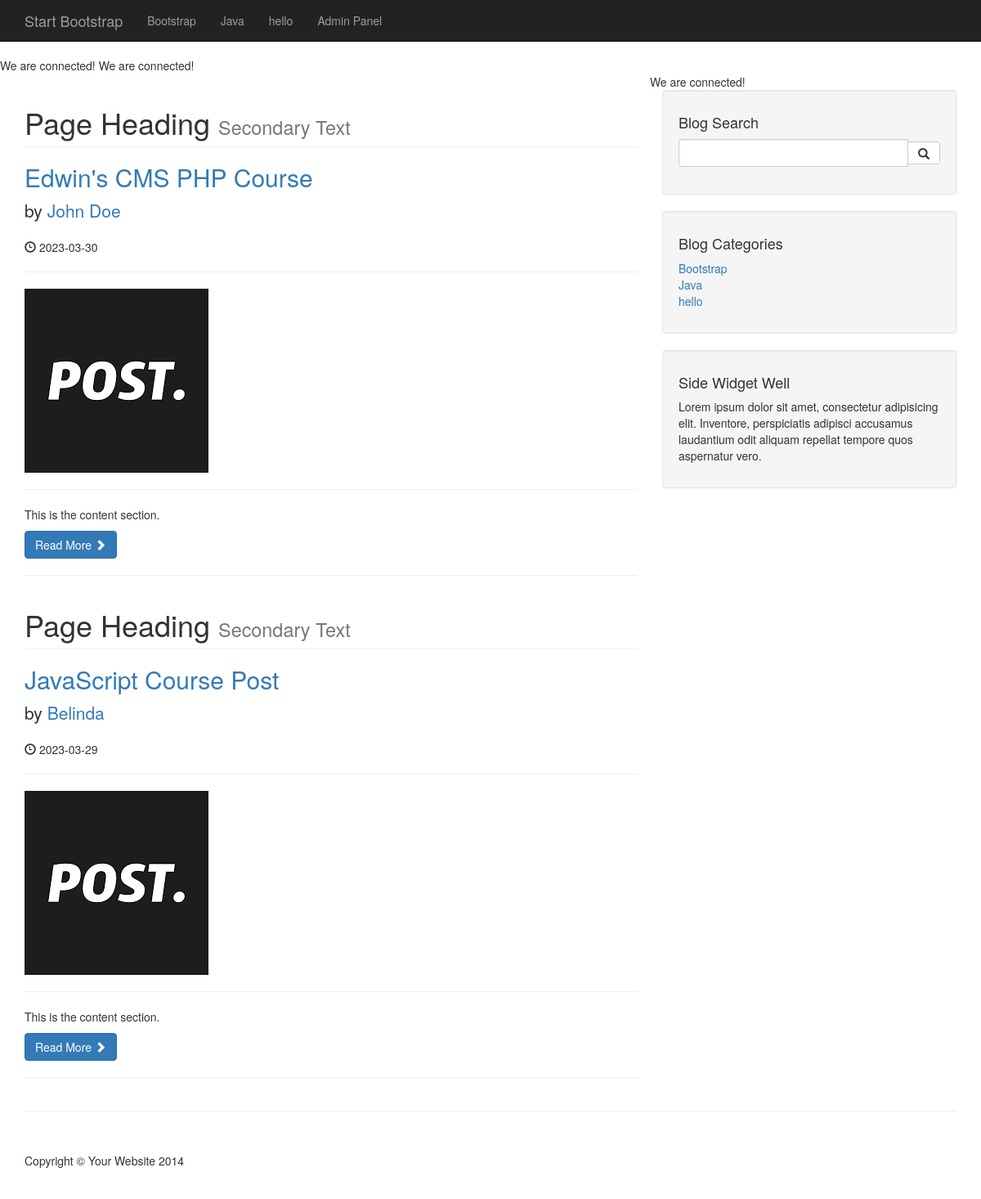
Page /cms/index.php on the committed database.
### tables this page shows
CREATE TABLE `category` (
  `cat_id` int(3) NOT NULL,
  `cat_title` varchar(32) NOT NULL
);

CREATE TABLE `posts` (
  `id` int(3) NOT NULL,
  `category_id` int(3) NOT NULL,
  `post_title` varchar(255) NOT NULL,
  `post_author` varchar(255) NOT NULL,
  `post_date` date NOT NULL,
  `post_image` text NOT NULL,
  `post_content` text NOT NULL,
  `post_tags` varchar(255) NOT NULL,
  `post_comment_count` int(11) NOT NULL,
  `post_status` varchar(255) NOT NULL DEFAULT 'draft'
);

### cms/index.php (the view)
<?php
    include "includes/db.php";
    include "includes/header.php";
?>
    <?php
        include "includes/navigation.php";
    ?>
    <div class="container">
        <div class="row">
            <div class="col-md-8">
                <?php
                    $query = "SELECT * FROM posts";
                    $result = mysqli_query($connection, $query);
                    while($row = mysqli_fetch_assoc($result)){
                        $post_title = $row["post_title"];
                        $post_author = $row["post_author"];
                        $post_date = $row["post_date"];
                        $post_image = $row["post_image"];
                        $post_content = $row["post_content"];
                        ?>
                        <h1 class="page-header">
                            Page Heading
                            <small>Secondary Text</small>
                        </h1>
                        <h2>
                            <a href="#"><?php echo $post_title ?></a>
                        </h2>
                        <p class="lead">
                            by <a href="index.php"><?php echo $post_author ?></a>
                        </p>
                        <p><span class="glyphicon glyphicon-time"></span> <?php echo $post_date ?> </p>
                        <hr>
                        <img class="img-responsive" src="images/<?php echo $post_image ?>" alt="">
                        <hr>
                        <p><?php echo $post_content ?></p>
                        <a class="btn btn-primary" href="#">Read More <span class="glyphicon glyphicon-chevron-right"></span></a>
                        <hr>
                    <?php
                    }
                    ?>
            </div>
            <?php
                include "includes/sidebar.php";
            ?>
        </div>
        <hr>
<?php
    include "includes/footer.php";
?>

### cms/includes/header.php (shortened to what this page needs)
<!DOCTYPE html>
<html lang="en">
<head>
    <link href="css/bootstrap.min.css" rel="stylesheet">
    <link href="css/blog-home.css" rel="stylesheet">
</head>
<body>

### cms/includes/db.php (shortened to what this page needs)
<?php
    $connection = mysqli_connect(HOST, USER, PASS, NAME);
    if($connection){
        echo "We are connected!";
    }else{
        echo "Connection failed!";
    }
?>

### cms/includes/navigation.php (shortened to what this page needs)
<?php
    include "db.php";
?>
<nav class="navbar navbar-inverse navbar-fixed-top" role="navigation">
        <div class="container">
            <div class="navbar-header">
                <a class="navbar-brand" href="#">Start Bootstrap</a>
            </div>
            <div class="collapse navbar-collapse" id="bs-example-navbar-collapse-1">
                <ul class="nav navbar-nav">
                    <?php
                        $query = "SELECT * FROM category";
                        $result = mysqli_query($connection, $query);
                        while($row = mysqli_fetch_assoc($result)){
                            $category_title = $row["cat_title"];
                            echo "<li> <a href='#'> {$category_title} </a> </li>";
                        }
                    ?>
                    <li>
                        <a href="admin/">Admin Panel</a>
                    </li>
                </ul>
            </div>
        </div>
    </nav>

### cms/includes/sidebar.php (shortened to what this page needs)
<?php
    include "db.php";
?>
<div class="col-md-4">
                <div class="well">
                    <h4>Blog Search</h4>
                    <form action="search.php" method="post">
                        <div class="input-group">
                            <input type="text" name="search" class="form-control">
                            <span class="input-group-btn">
                                <button name="submit" class="btn btn-default" type="submit">
                                    <span class="glyphicon glyphicon-search"></span>
                            </button>
                            </span>
                        </div>
                    </form>
                </div>
                <?php
                        $query = "SELECT * FROM category";
                        $result_category = mysqli_query($connection, $query);
                    ?>
                <div class="well">
                    <h4>Blog Categories</h4>
                    <div class="row">
                        <div class="col-lg-12">
                            <ul class="list-unstyled">
                                <?php
                                    while($row = mysqli_fetch_assoc($result_category)){
                                        $category_title = $row["cat_title"];
                                        echo "<li> <a href='#'> {$category_title} </a> </li>";
                                    }
                                ?>
                            </ul>
                        </div>
                    </div>
                </div>
                <?php include "widget.php"; ?>
            </div>

### cms/includes/widget.php
<div class="well">
    <h4>Side Widget Well</h4>
    <p>Lorem ipsum dolor sit amet, consectetur adipisicing elit. Inventore, perspiciatis adipisci accusamus laudantium odit aliquam repellat tempore quos aspernatur vero.</p>
</div>

### cms/includes/footer.php (shortened to what this page needs)
<footer>
            <div class="row">
                <div class="col-lg-12">
                    <p>Copyright &copy; Your Website 2014</p>
                </div>
            </div>
        </footer>
    </div>
</body>
</html>

### cms/css/blog-home.css (style rules this page uses)
body { padding-top: 70px; }
footer { margin: 50px 0; }

### rows in the picture
category: cat_title "Bootstrap"
category: cat_title "Java"
category: cat_title "hello"
posts: post_title "Edwin's CMS PHP Course", post_author "John Doe", post_date "2023-03-30", post_image (picture), post_content "This is the content section."
posts: post_title "JavaScript Course Post", post_author "Belinda", post_date "2023-03-29", post_image (picture), post_content "This is the content section."
